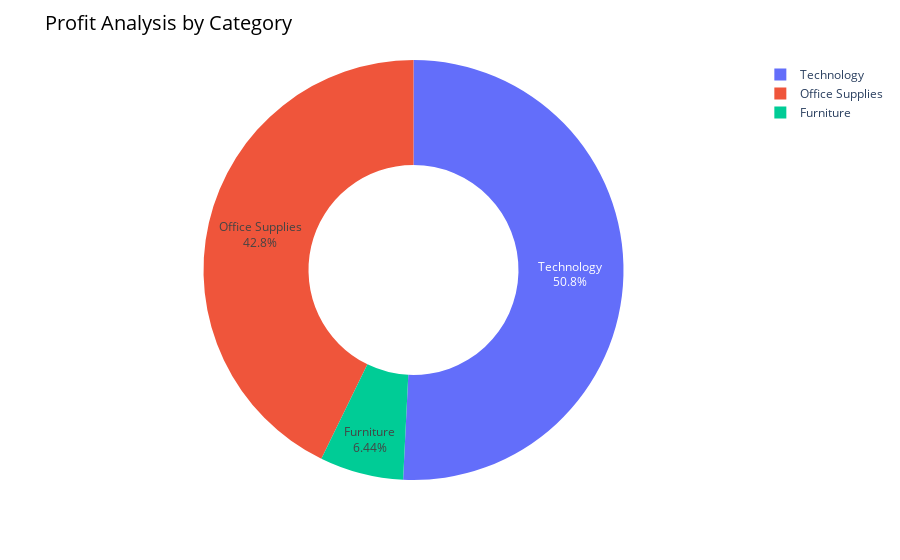

Notebook code for this chart:
### Code cell
fig = px.pie(profit_by_category, 
             values='Profit',
             names='Category',
              hole=0.5,
              color_discrete_sequence=pc.qualitative.Plotly)
fig.update_traces(textposition='inside', textinfo='percent+label')
fig.update_layout(title_text='Profit Analysis by Category', title_font=dict(size=20, color='black'))
fig.show()

### Figure 1 — Plotly figure (JSON) as saved in the notebook; plotly's stock layout.template omitted (floating-point values rounded to 4 significant figures)
{"data": [{"domain": {"x": [0, 1], "y": [0, 1]}, "hole": 0.5, "hovertemplate": "Category=%{label}<br>Profit=%{value}<extra></extra>", "labels": ["Furniture", "Office Supplies", "Technology"], "legendgroup": "", "name": "", "showlegend": true, "textinfo": "percent+label", "textposition": "inside", "type": "pie", "values": [18450.0, 122500.0, 145500.0]}], "layout": {"legend": {"tracegroupgap": 0}, "margin": {"t": 60}, "piecolorway": ["#636EFA", "#EF553B", "#00CC96", "#AB63FA", "#FFA15A", "#19D3F3", "#FF6692", "#B6E880", "#FF97FF", "#FECB52"], "title": {"font": {"color": "black", "size": 20}, "text": "Profit Analysis by Category"}}}
